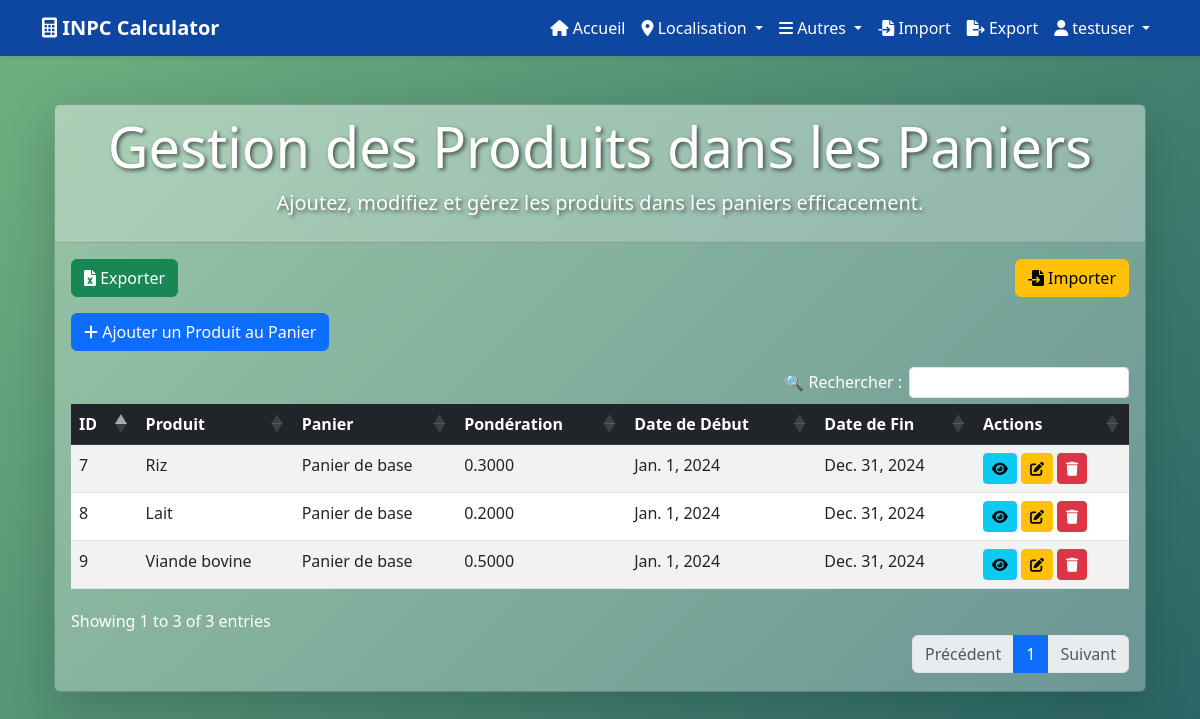
/pages/cart_products/ (signed in), run on the app's committed database.
### utilisateurs/models.py (models this page shows, shortened)
class Utilisateur(AbstractUser):
    ROLE_CHOICES = (
        ('admin', 'Admin'),
        ('agent', 'Agent'),
    )
    role = models.CharField(max_length=10, choices=ROLE_CHOICES, default='agent')

### pages/models.py (models this page shows, shortened)
class CartProducts(models.Model):
    product = models.ForeignKey(Product, on_delete=models.CASCADE)
    cart = models.ForeignKey(Cart, on_delete=models.CASCADE)
    weight = models.DecimalField(max_digits=10, decimal_places=4)
    date_from = models.DateField()
    date_to = models.DateField()

class Product(models.Model):
    code = models.CharField(max_length=45, unique=True)
    name = models.CharField(max_length=45)
    description = models.TextField()
    unit_measure = models.CharField(max_length=45)
    product_type = models.ForeignKey(ProductType, on_delete=models.CASCADE)
    famille = models.ForeignKey('Famille', on_delete=models.CASCADE)  # Added famille relation here
    def __str__(self):
        return self.name

class Cart(models.Model):
    code = models.CharField(max_length=45, unique=True)
    name = models.CharField(max_length=45)
    description = models.TextField()
    def __str__(self):
        return self.name

### pages/views.py (the view, shortened to what this page needs)
# urls.py: path('cart_products/', login_required(views.gestion_cart_products), name='gestion_cart_products'),
@login_required
def gestion_cart_products(request):
    cart_products = CartProducts.objects.all().select_related('product', 'cart')
    form = CartProductsForm(request.POST or None)
    return render(request, 'pages/gestion_cart_products.html', {
        'cart_products': cart_products,
        'form': form
    })

### templates/pages/gestion_cart_products.html (shortened to what this page needs)
{% extends 'base.html' %}
{% load static %}
{% block content %}
<link rel="stylesheet" href="https://cdn.datatables.net/1.11.5/css/dataTables.bootstrap5.min.css">
<link rel="stylesheet" href="https://cdn.datatables.net/buttons/2.2.3/css/buttons.bootstrap5.min.css">
<link rel="stylesheet" href="{% static 'css/stylecrud.css' %}">
<div class="container mt-5">
    <div class="card shadow-lg text-white animate__animated animate__fadeInDown">
        <div class="card-header text-center">
            <h1 class="display-4">Gestion des Produits dans les Paniers</h1>
            <p class="lead">Ajoutez, modifiez et gérez les produits dans les paniers efficacement.</p>
        </div>
        <div class="card-body animate__animated animate__fadeInUp">
            <div class="d-flex justify-content-between mb-3">
                <a href="{% url 'export_data' %}?table=CartProducts" class="btn btn-success">
                    <i class="fas fa-file-excel"></i> Exporter
                </a>
                <a href="{% url 'import_data' %}" class="btn btn-warning">
                    <i class="fas fa-file-import"></i> Importer
                </a>
            </div>
            <button class="btn btn-primary mb-3" data-bs-toggle="modal" data-bs-target="#createModal">
                <i class="fas fa-plus"></i> Ajouter un Produit au Panier
            </button>
            <table id="cartProductsTable" class="table table-hover table-striped">
                <thead class="table-dark">
                    <tr>
                        <th>ID</th>
                        <th>Produit</th>
                        <th>Panier</th>
                        <th>Pondération</th>
                        <th>Date de Début</th>
                        <th>Date de Fin</th>
                        <th>Actions</th>
                    </tr>
                </thead>
                <tbody>
                    {% for cart_product in cart_products %}
                    <tr class="animate__animated animate__fadeIn">
                        <td>{{ cart_product.id }}</td>
                        <td>{{ cart_product.product.name }}</td>
                        <td>{{ cart_product.cart.name }}</td>
                        <td>{{ cart_product.weight }}</td>
                        <td>{{ cart_product.date_from }}</td>
                        <td>{{ cart_product.date_to }}</td>
                        <td>
                            <button class="btn btn-info btn-sm" data-bs-toggle="modal" data-bs-target="#viewModal{{ cart_product.id }}">
                                <i class="fas fa-eye"></i>
                            </button>
                            <button class="btn btn-warning btn-sm" data-bs-toggle="modal" data-bs-target="#editModal{{ cart_product.id }}">
                                <i class="fas fa-edit"></i>
                            </button>
                            <form method="post" style="display:inline;">
                                <button type="submit" name="supprimer" onclick="return confirm('Voulez-vous vraiment supprimer ce produit du panier ?')" class="btn btn-danger btn-sm">
                                    <i class="fas fa-trash"></i>
                                </button>
                            </form>
                        </td>
                    </tr>
                    {% endfor %}
                </tbody>
            </table>
        </div>
    </div>
</div>
{% endblock %}

### templates/base.html (shortened to what this page needs)
{% load static %}
<!DOCTYPE html>
<html lang="fr">
<head>
    <link href="https://cdn.jsdelivr.net/npm/bootstrap@5.3.0/dist/css/bootstrap.min.css" rel="stylesheet">
    <link href="https://cdnjs.cloudflare.com/ajax/libs/font-awesome/6.0.0-beta3/css/all.min.css" rel="stylesheet">
    <link rel="stylesheet" href="https://cdnjs.cloudflare.com/ajax/libs/animate.css/4.1.1/animate.min.css">
    <link rel="stylesheet" href="{% static 'css/styles.css' %}">
    <link rel="stylesheet" href="https://unpkg.com/leaflet@1.7.1/dist/leaflet.css" />
</head>
<body>
    <nav class="navbar navbar-expand-lg shadow-sm">
        <div class="container">
            <a class="navbar-brand fw-bold" href="#">
                <i class="fas fa-calculator"></i> INPC Calculator
            </a>
            <div class="collapse navbar-collapse" id="navbarNav">
                <ul class="navbar-nav ms-auto">
                    <li class="nav-item">
                        <a class="nav-link" href="{% url 'accueil' %}">
                            <i class="fas fa-home"></i> Accueil
                        </a>
                    </li>
<li class="nav-item dropdown">
    <a class="nav-link dropdown-toggle" href="#" id="dropdownLocalisation" role="button" data-bs-toggle="dropdown">
        <i class="fas fa-map-marker-alt"></i> Localisation
    </a>
</li>
                    <li class="nav-item dropdown">
                        <a class="nav-link dropdown-toggle" href="#" id="navbarDropdown" role="button" data-bs-toggle="dropdown">
                            <i class="fas fa-bars"></i> Autres
                        </a>
                    </li>
                    <li class="nav-item">
                        <a class="nav-link" href="{% url 'import_data' %}">
                            <i class="fas fa-file-import"></i> Import
                        </a>
                    </li>
                    <li class="nav-item">
                        <a class="nav-link" href="{% url 'export_data' %}">
                            <i class="fas fa-file-export"></i> Export
                        </a>
                    </li>
                    {% if user.is_authenticated %}
                    <li class="nav-item dropdown">
                        <a class="nav-link dropdown-toggle" href="#" id="userDropdown" role="button" data-bs-toggle="dropdown">
                            <i class="fas fa-user"></i> {{ user.username }}
                        </a>
                    </li>
                    {% endif %}
                </ul>
            </div>
        </div>
    </nav>
    <div class="container mt-5">
        {% block content %}
        {% endblock content %}
    </div>
</body>
</html>

### templates/pages/static/css/stylecrud.css (style rules this page uses)
body { background: linear-gradient(-45deg, #1e3c72, #2a5298, #134e5e, #71b280); background-size: 400% 400%; animation: moveBackground 10s ease infinite; }
.card-header { font-size: 1.5rem; font-weight: bold; text-align: center; background: rgba(255, 255, 255, 0.2); color: #ffffff; text-shadow: 2px 2px 4px rgba(0, 0, 0, 0.6); }
.card { background: rgba(255, 255, 255, 0.3); backdrop-filter: blur(10px); }

### templates/base.html (style rules this page uses)
.navbar { background-color: #0d47a1 !important; }
.navbar .nav-link, .navbar-brand { color: white !important; }

### data on the page
Utilisateur: username "testuser"
CartProducts: id "7", product.name "Riz", cart.name "Panier de base", weight "0.3000", date_from "Jan. 1, 2024", date_to "Dec. 31, 2024"
CartProducts: id "8", product.name "Lait", cart.name "Panier de base", weight "0.2000", date_from "Jan. 1, 2024", date_to "Dec. 31, 2024"
CartProducts: id "9", product.name "Viande bovine", cart.name "Panier de base", weight "0.5000", date_from "Jan. 1, 2024", date_to "Dec. 31, 2024"
